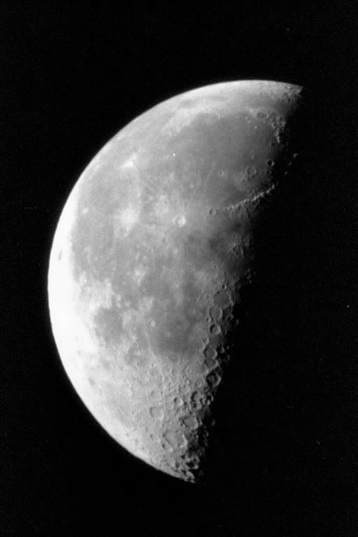
%> input picture Digital Image processing/Lab/DIP LAB/lab 2/moon.tif, 358 x 537 px
$ octave Code2.m   (GNU Octave 9; MATLAB toolbox functions it lacks are replaced by stand-ins)
%> lines starting %> are read from the running program, lines starting %| are printed output that depends on the picture
% 1. Read the image
img = imread('moon.tif');
%> img is the input picture: size 537x358 uint8; min 0, max 253, mean 52.9

% Create a new figure window
figure;

% Display the original image
subplot(3, 2, 1);
imshow(img);
title('Original Image');

% 2. Display the histogram of the original image
subplot(3, 2, 2);
imhist(img);
title('Original Histogram');

% 3. Perform histogram equalization
equalized_img = histeq(img);
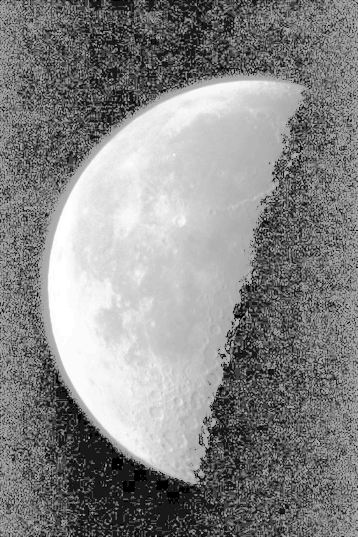
%> equalized_img: size 537x358 uint8; min 0, max 255, mean 134.1

% 4. Display the equalized image
subplot(3, 2, 3);
imshow(equalized_img);
title('Equalized Image');

% 5. Display the histogram of the equalized image
subplot(3, 2, 4);
imhist(equalized_img);
title('Equalized Histogram');

% 6. Specify the histogram H = [256, 1, 1, ..., 1]
H = [256, ones(1, 255)];

% 7. Perform histogram matching
matched_img = histeq(img, H);
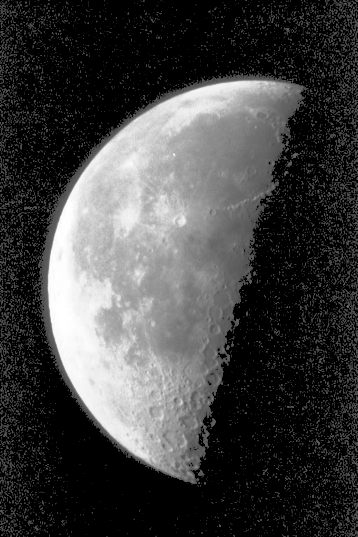
%> matched_img: size 537x358 uint8; min 0, max 255, mean 65.3

% 8. Display the matched image
subplot(3, 2, 5);
imshow(matched_img);
title('Matched Image');

% 9. Display the histogram of the matched image
subplot(3, 2, 6);
imhist(matched_img);
title('Matched Histogram');
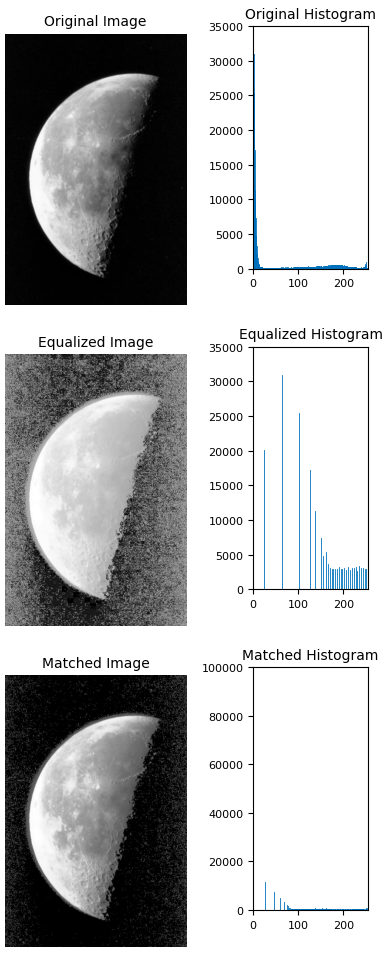
%> figure redrawn from the program's plot data, 6 panels
